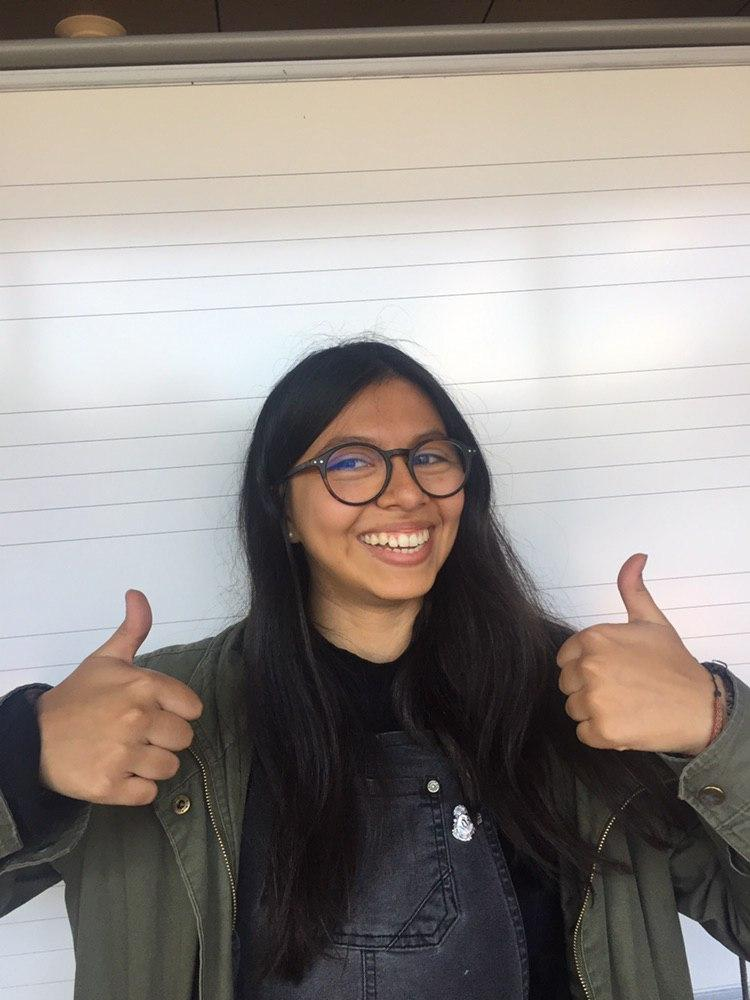
//> input picture proyecto/prueba/build/10.jpg, 750 x 1000 px
$ ./contorno build/10.jpg   (built with g++ and OpenCV 4)
//> lines starting //> are read from the running program, lines starting //| are printed output that depends on the picture; after the words box and inside, x2 and y2 are one past the last pixel; in counts of white or black regions, pixels touching at a corner belong together
#include "opencv2/highgui/highgui.hpp"
#include "opencv2/imgproc/imgproc.hpp"
#include <iostream>
#include <stdio.h>
#include <stdlib.h>
#include <string.h>

using namespace cv;
using namespace std;

void buscarCara(Mat &imagen, Mat &prueba, int &ancho, int &alto, int &cambiarX);
int cantidadSectores(Mat &prueba);
int cantidadSectores2(Mat &prueba);
/** @function main */
int main( int argc, char** argv )
{

  Mat src = imread(argv[1],1);
//> src is the input picture: 1000 rows x 750 cols, CV_8UC3; mean B, G, R 136.1, 140.7, 148.2
  if(src.rows!=3968 || src.cols !=2976){
    resize(src,src,Size(2976,3968));
//> src: 3968 rows x 2976 cols, CV_8UC3
  }

  Mat blur;
  GaussianBlur(src, blur, Size(9,9), 1);
  namedWindow( "elipse", WINDOW_NORMAL);
  imshow("elipse",blur);
  waitKey(0);


  Mat gris;
  gris = blur.clone();
  cvtColor(gris, gris, COLOR_RGB2GRAY);
  Mat gris2 = gris.clone();
  Mat prueba = src.clone();
  Mat pruebaR = src.clone();


  int ancho=1, alto=1, cambiarX = pruebaR.cols/2;

  buscarCara(gris, prueba, ancho, alto, cambiarX);
//> in buscarCara, `threshold(imagen, prueba, 70, 255,1);`:
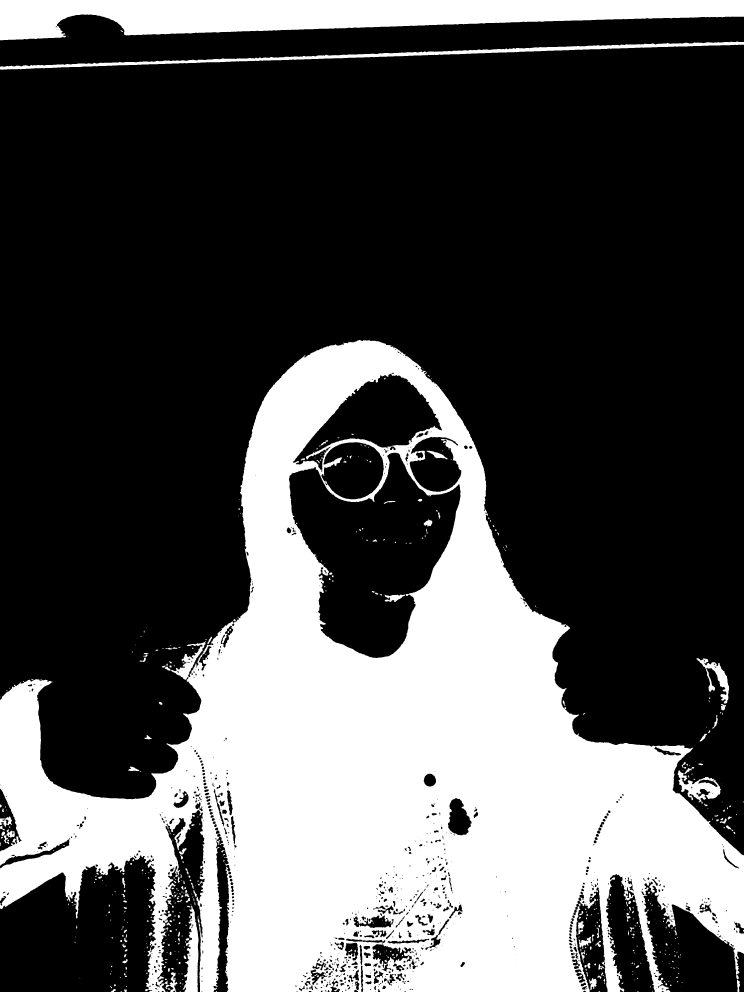
//> prueba: 3968 rows x 2976 cols, CV_8UC1 (shown at 1/4 size); 31.7% white; 609 white regions (308 under 20 px), largest, box (x1, y1, x2, y2) and area: (0, 1360, 2976, 3968) 3339735, (0, 0, 2976, 161) 306533, (0, 166, 2976, 279) 38140
//> the loop in buscarCara, `for(int k = 0; k<20; k++)` made 4 passes
//> (suma, nuevaDiferencia, diferencia, anterior) on pass 3: (22901, 144, 144, 22901)
//> after the loop in buscarCara, `for(int k = 0; k<20; k++)`:
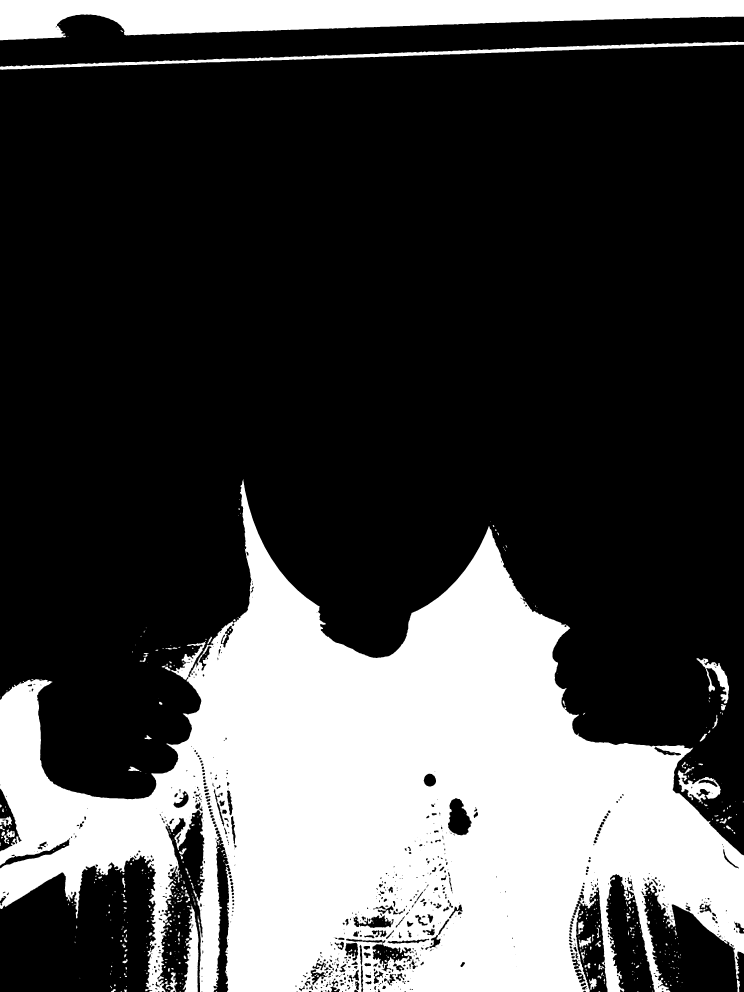
//> prueba1: 3968 rows x 2976 cols, CV_8UC1 (shown at 1/4 size); 28.5% white; 538 white regions (276 under 20 px), largest, box (x1, y1, x2, y2) and area: (0, 1916, 2976, 3968) 2961474, (0, 0, 2976, 161) 306533, (0, 166, 2976, 279) 38140
//> the loop in buscarCara, `for(int k = 0; k<20; k++)` made 4 passes
//> (suma, nuevaDiferencia, diferencia, anterior) on passes 2 to 3: (130506, 96, 896, 130506), (130998, -492, 308, 130998)
//> after the loop in buscarCara, `for(int k = 0; k<20; k++)`:
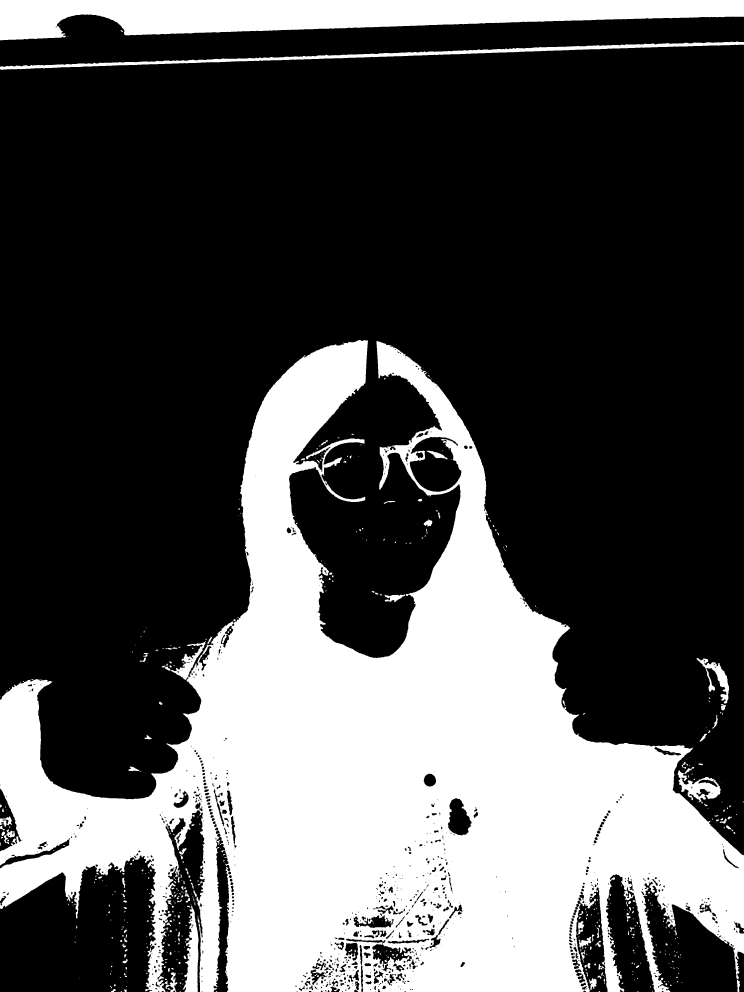
//> prueba2: 3968 rows x 2976 cols, CV_8UC1 (shown at 1/4 size); 31.6% white; 606 white regions (309 under 20 px), largest, box (x1, y1, x2, y2) and area: (0, 1360, 2976, 3968) 3330127, (0, 0, 2976, 161) 306533, (0, 166, 2976, 279) 38140
//> the loop in buscarCara, `for(int k = -10; k<20; k++)` made 30 passes
//> (suma, nuevaDiferencia, menor) on passes 2 to 9: (30997, -64, 30997), (30821, 112, 30821), (29821, 1112, 29821), (28837, 2096, 28837), (28061, 2872, 28061), (27149, 3784, 27149), (25989, 4944, 25989), (24221, 6712, 24221)
//> after the loop in buscarCara, `for(int k = -10; k<20; k++)`: x = 2976; cambiarX = 1418; menor = 23565
//| 1418
//> ancho = 3; alto = 3; cambiarX = 1418
  cout<<"ancho"<<ancho<<" "<<"alto"<<alto<<"cambiarX"<<cambiarX<<endl;
//| ancho3 alto3cambiarX1418
  ellipse( pruebaR, Point( cambiarX, (pruebaR.rows/2)-200 ), Size( 300.0+(75.0*ancho),200.0+(100.0*alto)), 0, 0, 360, Scalar( 0, 0, 0 ),-1, 8,0 );


  Mat cara = src-pruebaR;
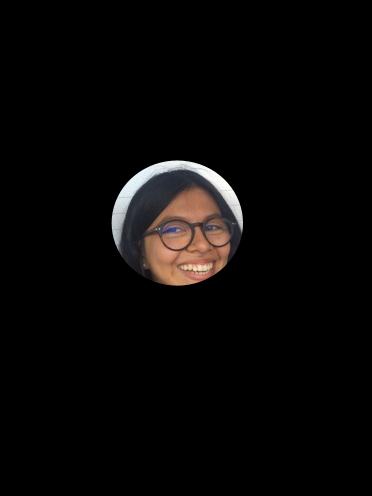
//> cara: 3968 rows x 2976 cols, CV_8UC3 (shown at 1/8 size); mean B, G, R 7, 7.5, 9
  namedWindow( "elipse", WINDOW_NORMAL);
  imshow("elipse",cara);


  Mat img3 = cara;
  imwrite( "resultado.jpg" , img3);
  Mat img4 = cara;
  int f=img4.rows, c=img4.cols;
  int sale =0;


  int iniciox = 0, inicioy = 0;
  Vec3b nPixel = img4.at<Vec3b>(iniciox,inicioy);
//> nPixel = [0, 0, 0]
  if(iniciox == 0 && inicioy == 0 && nPixel[0]!=0 && nPixel[1]!=0 && nPixel[2]!=0){
        for(int a=0; a<img4.rows && sale == 0; a++){
          for(int b=0; b<img4.cols && sale == 0; b++){
              nPixel = img4.at<Vec3b>(b,a);

              if(nPixel[0]==0.0 && nPixel[1]==0.0 && nPixel[2]==0.0){
                iniciox=a;
                cout<<a<<" "<<b<<endl;
                cout<<nPixel<<endl;
                sale++;
              }
            }
        }
        iniciox=iniciox+6;
        cout<<"iniciox"<<iniciox<<endl;
        sale = 0;
        for(int a=iniciox; a<img4.cols && sale == 0; a++){
          for(int b=0; b<img4.rows && sale == 0; b++){
              nPixel = img4.at<Vec3b>(b,a);
              if(nPixel[0]==0.0 && nPixel[1]==0.0 && nPixel[2]==0.0){
                inicioy=b;
                sale++;
              }
            }
        }
        inicioy=inicioy+6;
        cout<<"inicioy"<<inicioy<<endl;
  }


  int inicioCx=0;
  int inicioCy=0;
  //Izquierda a derecha
  for(int i=inicioy; i<img4.rows; i++){
    for(int j=iniciox; j<img4.cols; j++){
      Vec3b pixel = img4.at<Vec3b>(j,i);
      if(pixel[0]>5 && pixel[1]>5 && pixel[2]>5){
        if(c>j){
          c=j;
          inicioCx=j;
        }
      }
    }
  }
//> after the loop, c = 1284; inicioCx = 1284
  cout<<"c"<<inicioCx<<endl;
//| c1284


  //Inicia Y
  sale = 0;
  for(int i=iniciox; i<img4.cols; i++){
    for(int j=inicioy; j<img4.rows; j++){
      Vec3b pixel = img4.at<Vec3b>(i,j);
      if(pixel[0]>5 && pixel[1]>5 && pixel[2]>5){
        if(f>j){
          f=j;
          inicioCy=j;
        }
      }
    }
  }
//> after the loop, f = 893; inicioCy = 893
  cout<<"f"<<inicioCy<<endl;
//| f893


   //Termina y
  int finy=0;
  for(int i=img4.rows-1; i>=0; i--){
      Vec3b pixel = img4.at<Vec3b>(inicioCx,i);
      if(pixel[0]>5 && pixel[1]>5 && pixel[2]>5){
          if(finy<i){
            finy=i;
          }
      }
  }
//> this loop made 3968 passes
//> after the loop, finy = 1430


   //Termina x
  int finx=0;
  for(int i=img4.cols-1; i>=0; i--){
      Vec3b pixel = img4.at<Vec3b>(i,inicioCy);
      if(pixel[0]>5 && pixel[1]>5 && pixel[2]>5){
          if(finx<i){
            finx=i;
          }
      }
  }
//> this loop made 2976 passes
//> after the loop, finx = 1795

  cout<<"->>"<<inicioCy<<" "<<inicioCx<<" "<<finx<<" "<<finy<<endl;
//| ->>893 1284 1795 1430
  finx = img4.cols-finx;
//> finx = 1181
  finy = img4.rows-finy-inicioCy;
//> finy = 1645
  //finy = finy+inicioCx;
  cout<<endl<<c<<" "<<f<<" "<<finx<<" "<<finy<<endl;
//| 1284 893 1181 1645
  Rect rec(inicioCy,inicioCx, finx, finy);
//> rec = Rect(893, 1284, 1181, 1645)
  Mat crop = img3(rec);
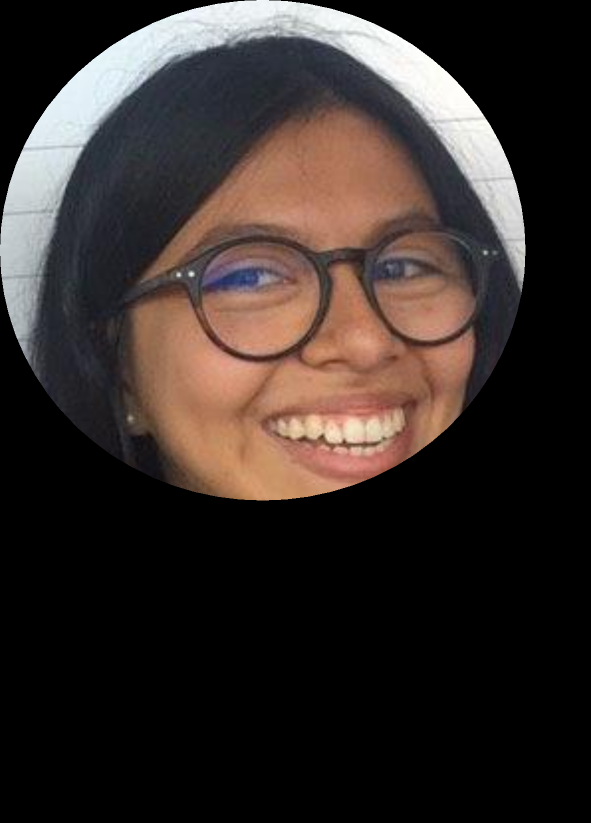
//> crop: 1645 rows x 1181 cols, CV_8UC3 (shown at 1/2 size); mean B, G, R 42.5, 45.8, 54.8
  imwrite("recorte.jpg",crop);


  return(0);
}

void buscarCara(Mat &imagen, Mat &prueba, int &ancho, int &alto, int &cambiarX){
  int suma=0;
  int anterior = 0, diferencia = 0;
  int nuevaDiferencia=0;
  threshold(imagen, prueba, 70, 255,1);
  imwrite("aaa.jpg",prueba);

  Mat prueba1 = prueba.clone();
  Mat prueba2 = prueba.clone();
  Mat prueba3 = prueba.clone();
  cout<<"Buscando ancho"<<endl;
  for(int k = 0; k<20; k++){
    suma=0;
    ellipse( prueba1, Point( prueba1.cols/2, (prueba1.rows/2)-200 ), Size( 300.0+(75.0*k), 700.0 ), 0, 0, 360, Scalar( 0, 0, 0 ),-1, 8,0 );
    suma = cantidadSectores(prueba1);
    if(k<=1){
      diferencia = 10000;
      anterior = suma;
    }
    else{
      nuevaDiferencia = anterior-suma;
      if(diferencia < nuevaDiferencia+(150*k)){
          //ellipse( prueba1, Point( prueba1.cols/2, (prueba1.rows/2)-200 ), Size( 300.0+(75.0*k), 700.0 ), 0, 0, 360, Scalar( 0, 0, 0 ),-1, 8,0 );
          ancho = k;
          break;
      }
      else{
          diferencia = anterior-suma;
          anterior = suma;
      }
    }
  }

  //--------------------------------------------------------------------------------------------------

  cout<<"Buscando alto"<<endl;
  anterior = 0, diferencia = 0;
  for(int k = 0; k<20; k++){
    suma=0;
    ellipse( prueba2, Point( prueba2.cols/2, (prueba2.rows/2)-200 ), Size(ancho*10, 200.0+(100.0*k) ), 0, 0, 360, Scalar( 0, 0, 0 ),-1, 8,0 );
    suma = cantidadSectores2(prueba2);
    if(k<1){
      diferencia = 10000;
      anterior = suma;
    }
    else{
      nuevaDiferencia = anterior-suma;
      if(diferencia < nuevaDiferencia+(150*k)){
          //ellipse( prueba2, Point( prueba2.cols/2, (prueba2.rows/2)-200 ), Size( ancho*10, 200.0+(100.0*k) ), 0, 0, 360, Scalar( 0, 0, 0 ),-1, 8,0 );
          alto = k;
          break;
      }
      else{
          diferencia = anterior-suma+800;
          anterior = suma;
      }
   }
  }


//-------------------------------------------------------------------------------------------------

  cout<<"Buscando posición"<<endl;
  anterior = 0;
  diferencia = 0;
  int x=prueba3.cols/2;
  int y=prueba3.rows/2;
  int menor = 100000;

  for(int k = -10; k<20; k++){
    prueba3 = prueba.clone();
    suma=0;
    x = prueba3.cols/2 + 100*k;
    if(x >  prueba3.cols){
      x = prueba3.cols;
    }
    ellipse( prueba3, Point( x, (prueba3.rows/2)-200 ), Size( 300.0+(75.0*ancho),200.0+(100.0*alto)), 0, 0, 360, Scalar( 0, 0, 0 ),-1, 8,0 );
    suma = cantidadSectores(prueba3);

    if(k<=-10){
      diferencia = 10000;
      anterior = suma;
      cambiarX = 100000;
    }
    else{
      nuevaDiferencia = anterior-suma;
      if(menor > suma){
        menor = suma;
        cambiarX = x + 30;
      }

    }

  }
  cout<<cambiarX<<endl;
  //threshold( prueba, prueba, 90, 255,1);
}


int cantidadSectores(Mat &prueba){
  int sectores = 0;
  int color=0;
  int suma=0;


  for(int i=0; i<prueba.rows; i++){
    for(int j=0; j<prueba.cols; j++){
      Vec3b nPixel = prueba.at<Vec3b>(j,i);
      if(j==0){
        color = nPixel[0];
        sectores = 1;
      }
      if(nPixel[0]!=color && nPixel[1]!=color && nPixel[2]!=color ){
        sectores++;
        if(color==255){
          color =0;
        }
        else{
          color=255;
        }
      }
    }
    suma+=sectores;
  }
  return suma;
}


int cantidadSectores2(Mat &prueba){
  int sectores = 0;
  int color=0;
  int suma=0;


  for(int i=0; i<prueba.rows; i++){
    for(int j=0; j<prueba.cols; j++){
      Vec3b nPixel = prueba.at<Vec3b>(i,j);
      if(j==0){
        color = nPixel[0];
        sectores = 1;
      }
      if(nPixel[0]!=color && nPixel[1]!=color && nPixel[2]!=color ){
        sectores++;
        if(color==255){
          color =0;
        }
        else{
          color=255;
        }
      }
    }
    suma+=sectores;
  }
  return suma;
}


// [62 lines of commented-out code are left out]

$ run again, on proyecto/prueba/build/12.jpg
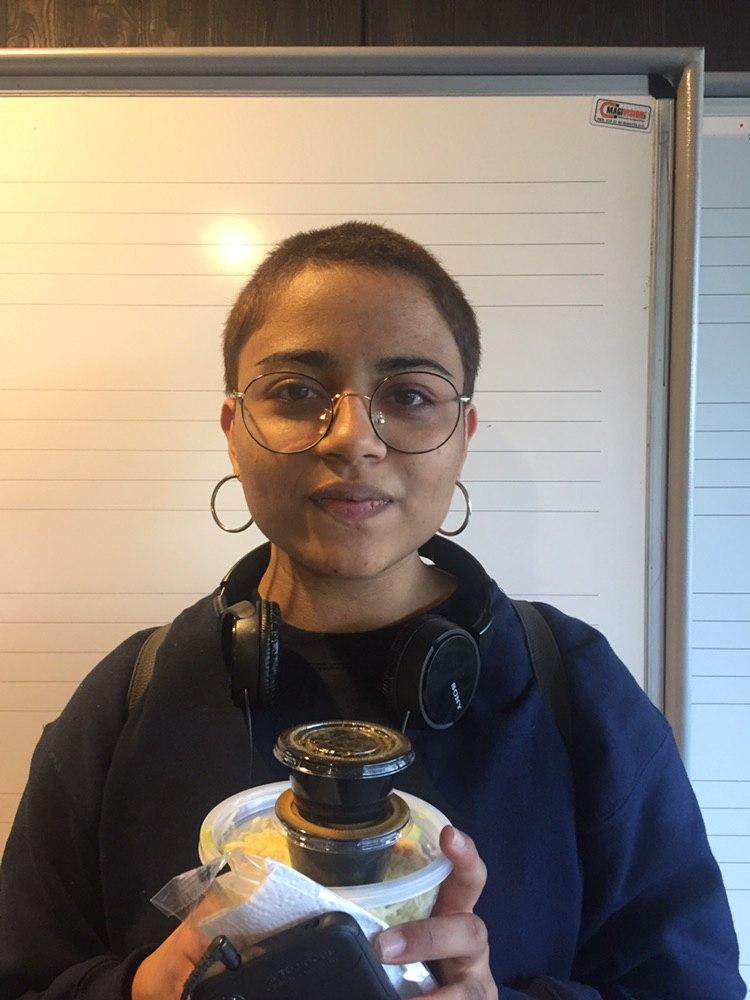
//> input picture proyecto/prueba/build/12.jpg, 750 x 1000 px
//> src is the input picture: 1000 rows x 750 cols, CV_8UC3; mean B, G, R 114.3, 123.8, 135
//> src: 3968 rows x 2976 cols, CV_8UC3
//> prueba: 3968 rows x 2976 cols, CV_8UC1; 35.8% white; 461 white regions (235 under 20 px), largest, box (x1, y1, x2, y2) and area: (0, 1381, 2918, 3968) 3162295, (212, 0, 2976, 286) 487611, (713, 3618, 1591, 3968) 192597
//> the loop in buscarCara, `for(int k = 0; k<20; k++)` made 6 passes
//> (suma, nuevaDiferencia, diferencia, anterior) on passes 3 to 5: (37999, 2136, 2136, 37999), (36351, 1648, 1648, 36351), (35447, 904, 904, 35447)
//> after the loop in buscarCara, `for(int k = 0; k<20; k++)`:
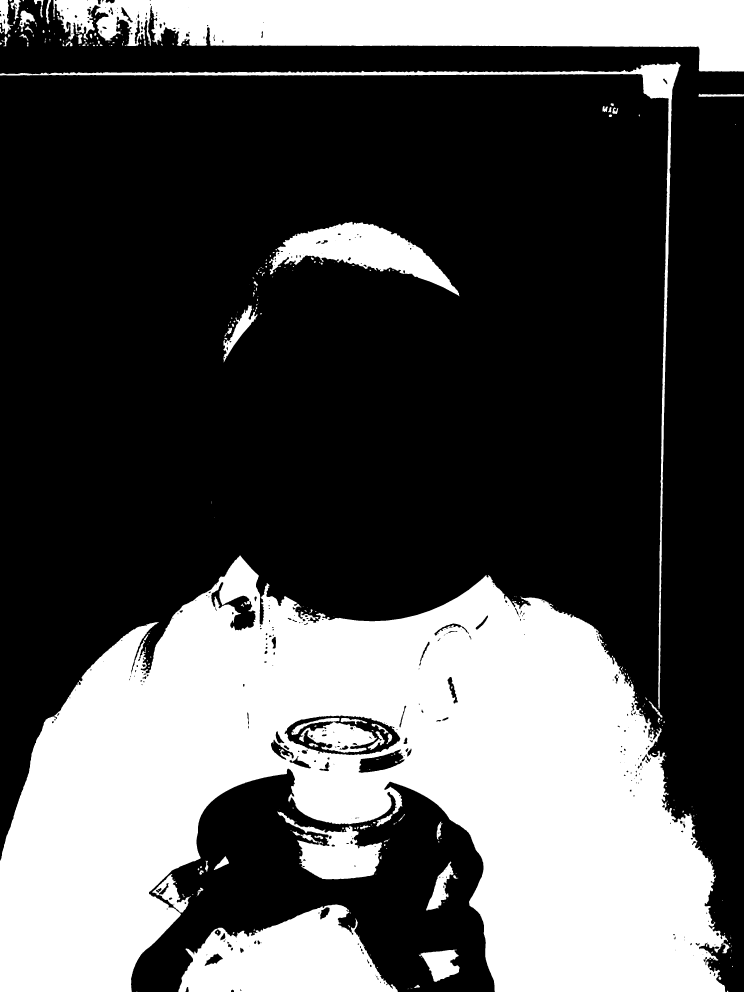
//> prueba1: 3968 rows x 2976 cols, CV_8UC1 (shown at 1/4 size); 32.6% white; 355 white regions (178 under 20 px), largest, box (x1, y1, x2, y2) and area: (0, 2221, 2918, 3968) 2875035, (212, 0, 2976, 286) 487611, (713, 3618, 1591, 3968) 192597
//> the loop in buscarCara, `for(int k = 0; k<20; k++)` made 8 passes
//> (suma, nuevaDiferencia, diferencia, anterior) on passes 2 to 7: (135551, 414, 1214, 135551), (135455, 96, 896, 135455), (135419, 36, 836, 135419), (135407, 12, 812, 135407), (135473, -66, 734, 135473), (136403, -930, -130, 136403)
//> the loop in buscarCara, `for(int k = -10; k<20; k++)` made 30 passes
//> (suma, nuevaDiferencia, menor) on passes 2 to 9: (42199, 2008, 42199), (40183, 4024, 40183), (37351, 6856, 37351), (35407, 8800, 35407), (34111, 10096, 34111), (32463, 11744, 32463), (31151, 13056, 31151), (30567, 13640, 30567)
//> after the loop in buscarCara, `for(int k = -10; k<20; k++)`: x = 2976; cambiarX = 1418; menor = 29263
//| 1418
//> `buscarCara(gris, prueba, ancho, alto, cambiarX);`: ancho = 5; alto = 7; cambiarX = 1418
//| ancho5 alto7cambiarX1418
//> nPixel = [0, 0, 0]
//> after the loop `for(int i=inicioy; i<img4.rows; i++)`: c = 884
//| c884
//> after the loop `for(int i=iniciox; i<img4.cols; i++)`: f = 743
//| f743
//> the loop `for(int i=img4.rows-1; i>=0; i--)` made 3968 passes
//> after the loop `for(int i=img4.rows-1; i>=0; i--)`: finy = 1426
//> the loop `for(int i=img4.cols-1; i>=0; i--)` made 2976 passes
//> after the loop `for(int i=img4.cols-1; i>=0; i--)`: finx = 1799
//| ->>743 884 1799 1426
//> `finx = img4.cols-finx;`: finx = 1177
//> `finy = img4.rows-finy-inicioCy;`: finy = 1799
//| 884 743 1177 1799
//> rec = Rect(743, 884, 1177, 1799)
//> `Mat crop = img3(rec);`:
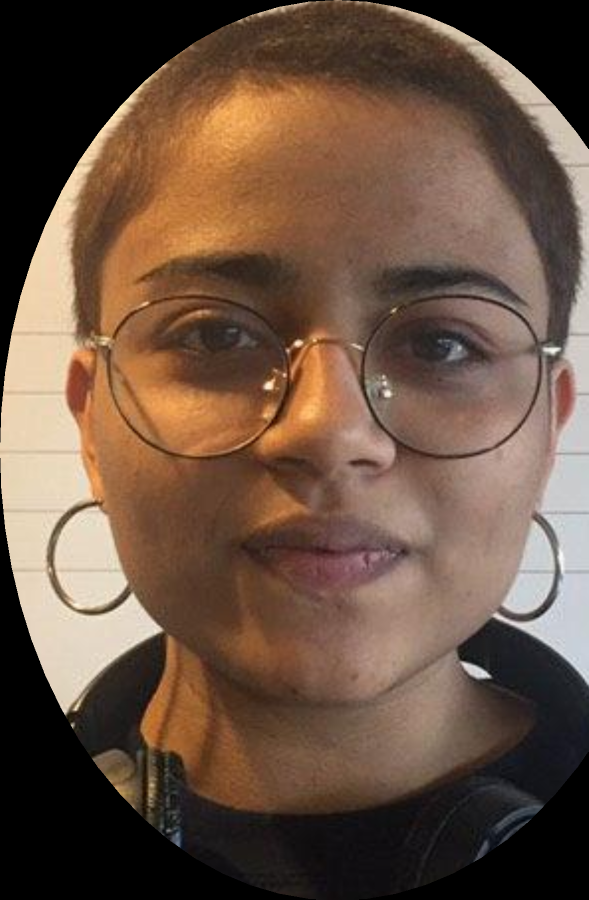
//> crop: 1799 rows x 1177 cols, CV_8UC3 (shown at 1/2 size); mean B, G, R 66.4, 82.4, 106.4
